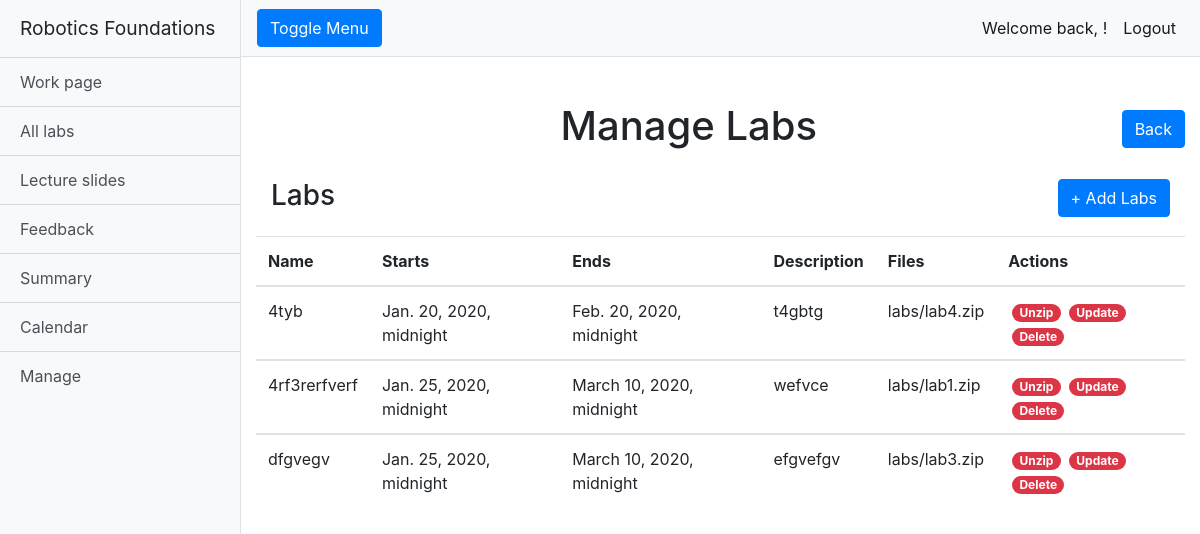
Before: /rfwa/manage_labs/ (signed in) with the older database file.
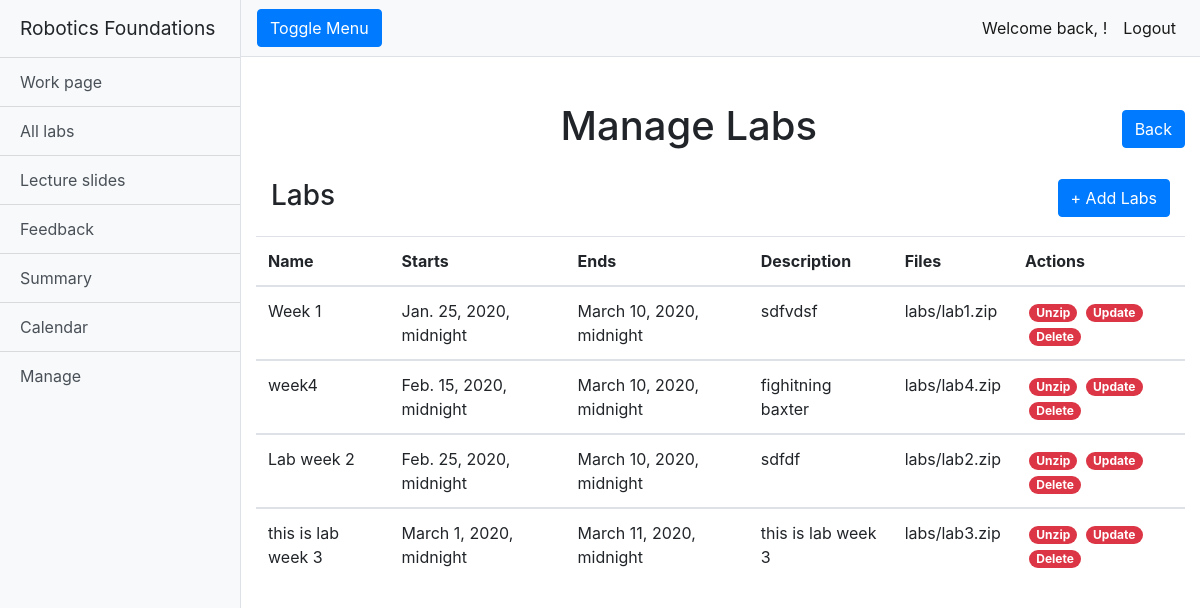
After: the same page with the newer database file.
### rfwa/models.py (models this page shows, shortened)
class Lab(models.Model):
    name = models.CharField(max_length=128)
    description = models.TextField(max_length=2048)
    open_Date = models.DateTimeField(timezone.now())
    close_Date = models.DateTimeField(timezone.now())
    lab_Files = models.FileField(upload_to='labs/')
    slug = models.SlugField(primary_key=True, blank=True)

### rfwa/views.py (the view)
# urls.py: path("manage_labs/", views.manage_labs, name="manage_labs"),
@login_required
def manage_labs(request):
    if request.user.is_superuser:
        labs = Lab.objects.order_by('open_Date')
    return render(request, "rfwa/manage_labs.html", {'labs': labs})

### templates/rfwa/manage_labs.html (shortened to what this page needs)
{% extends "rfwa/base.html" %}
{% load static %}
{% block extra_head %}
<link href="{% static 'css/manage_page.css' %}" rel="stylesheet">
{% endblock %}
{% block body_block %}
{% if user.is_superuser %}
<div class="container-fluid">
    <div class="row">
        <h1 class="col-12 text-center mt-4">Manage Labs <a class="rightside" href="/rfwa/manage/"><button type="button"
                    class="btn btn-primary">Back</button></a></h1>
    </div>
    <div class="table-group">
        <div class="title-group">
            <h1 class="col-12 text-left table-header">Labs
                <a class="rightside" href="{% url 'add_lab'%}"><button type="button" class="btn btn-primary">+ Add
                        Labs</button></a>
            </h1>
        </div>
        <table class="table table-hover">
            {% if labs %}
            <thead>
                <tr>
                    <th scope="col">Name</th>
                    <th scope="col">Starts</th>
                    <th scope="col">Ends</th>
                    <th scope="col">Description</th>
                    <th scope="col">Files</th>
                    <th scope="col">Actions</th>
                </tr>
            </thead>
            {% for lab in labs %}
            <tbody>
                <tr>
                    <td>{{lab.name}}</td>
                    <td>{{lab.open_Date}}</td>
                    <td>{{lab.close_Date}}</td>
                    <td>{{lab.description}}</td>
                    <td>{{lab.lab_Files}}</td>
                    <td>
                        <a class="btn-link text-white badge badge-danger badge-pill ml-1"
                            href="{% url  'unzip_lab' lab.slug %}"
                            onclick="return confirm('Are you sure you wish to unzip {{ lab.name }}?')">Unzip</a>
                        <a class="btn-link text-white badge badge-danger badge-pill ml-1"
                            href="{% url  'update_lab' lab.slug %}"
                            onclick="return confirm('Do you sure you wish to update {{ lab.name }}?')">Update</a>
                        <a class="btn-link text-white badge badge-danger badge-pill ml-1"
                            href="{% url  'delete_lab' lab.slug %}"
                            onclick="return confirm('Are you sure you wish to delete {{ lab.name }}?')">Delete</a>
                    </td>
                </tr>
            </tbody>
            {% endfor %}
            {% else %}
            <h3 class="text-center mt-3">There are no labs uploaded.</h3>
            {% endif %}
        </table>
    </div>
</div>
{% endif %}
{% endblock %}

Changed rows visible on the page:
removed Lab: name "4tyb", open_Date "Jan. 20, 2020, midnight", close_Date "Feb. 20, 2020, midnight", description "t4gbtg", lab_Files "labs/lab4.zip"
removed Lab: name "4rf3rerfverf", open_Date "Jan. 25, 2020, midnight", close_Date "March 10, 2020, midnight", description "wefvce", lab_Files "labs/lab1.zip"
removed Lab: name "dfgvegv", open_Date "Jan. 25, 2020, midnight", close_Date "March 10, 2020, midnight", description "efgvefgv", lab_Files "labs/lab3.zip"
added Lab: name "Week 1", open_Date "Jan. 25, 2020, midnight", close_Date "March 10, 2020, midnight", description "sdfvdsf", lab_Files "labs/lab1.zip"
added Lab: name "week4", open_Date "Feb. 15, 2020, midnight", close_Date "March 10, 2020, midnight", description "fighitning baxter", lab_Files "labs/lab4.zip"
added Lab: name "Lab week 2", open_Date "Feb. 25, 2020, midnight", close_Date "March 10, 2020, midnight", description "sdfdf", lab_Files "labs/lab2.zip"
added Lab: name "this is lab week 3", open_Date "March 1, 2020, midnight", close_Date "March 11, 2020, midnight", description "this is lab week 3", lab_Files "labs/lab3.zip"
